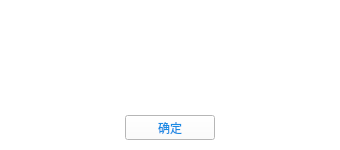
<?xml version="1.0" encoding="UTF-8"?>
<ui version="4.0">
 <class>UIMessageTip</class>
 <widget class="QWidget" name="UIMessageTip">
  <property name="geometry">
   <rect>
    <x>0</x>
    <y>0</y>
    <width>340</width>
    <height>150</height>
   </rect>
  </property>
  <property name="sizePolicy">
   <sizepolicy hsizetype="Expanding" vsizetype="Expanding">
    <horstretch>0</horstretch>
    <verstretch>0</verstretch>
   </sizepolicy>
  </property>
  <property name="minimumSize">
   <size>
    <width>340</width>
    <height>150</height>
   </size>
  </property>
  <property name="maximumSize">
   <size>
    <width>340</width>
    <height>150</height>
   </size>
  </property>
  <property name="windowTitle">
   <string>消息提示</string>
  </property>
  <layout class="QGridLayout" name="gridLayout_2">
   <property name="margin">
    <number>0</number>
   </property>
   <property name="spacing">
    <number>0</number>
   </property>
   <item row="0" column="0">
    <widget class="QWidget" name="widget_bg" native="true">
     <property name="styleSheet">
      <string notr="true">background-color: rgb(255, 255, 255);</string>
     </property>
     <layout class="QVBoxLayout" name="verticalLayout">
      <property name="spacing">
       <number>0</number>
      </property>
      <property name="margin">
       <number>0</number>
      </property>
      <item>
       <widget class="QWidget" name="widget_2" native="true">
        <property name="styleSheet">
         <string notr="true">background-color: #FFFFFF;</string>
        </property>
        <layout class="QGridLayout" name="gridLayout">
         <item row="1" column="0">
          <widget class="QLabel" name="m_tipContent">
           <property name="layoutDirection">
            <enum>Qt::LeftToRight</enum>
           </property>
           <property name="styleSheet">
            <string notr="true">color: #333333;</string>
           </property>
           <property name="text">
            <string/>
           </property>
           <property name="alignment">
            <set>Qt::AlignCenter</set>
           </property>
           <property name="wordWrap">
            <bool>true</bool>
           </property>
          </widget>
         </item>
         <item row="0" column="0">
          <spacer name="verticalSpacer">
           <property name="orientation">
            <enum>Qt::Vertical</enum>
           </property>
           <property name="sizeType">
            <enum>QSizePolicy::Fixed</enum>
           </property>
           <property name="sizeHint" stdset="0">
            <size>
             <width>20</width>
             <height>20</height>
            </size>
           </property>
          </spacer>
         </item>
         <item row="2" column="0">
          <spacer name="verticalSpacer_2">
           <property name="orientation">
            <enum>Qt::Vertical</enum>
           </property>
           <property name="sizeType">
            <enum>QSizePolicy::Fixed</enum>
           </property>
           <property name="sizeHint" stdset="0">
            <size>
             <width>20</width>
             <height>20</height>
            </size>
           </property>
          </spacer>
         </item>
        </layout>
       </widget>
      </item>
      <item>
       <widget class="QWidget" name="widget" native="true">
        <property name="maximumSize">
         <size>
          <width>16777215</width>
          <height>45</height>
         </size>
        </property>
        <property name="styleSheet">
         <string notr="true">background-color: #e9e9e9;</string>
        </property>
        <layout class="QGridLayout" name="gridLayout_3">
         <property name="margin">
          <number>0</number>
         </property>
         <property name="spacing">
          <number>0</number>
         </property>
         <item row="0" column="0">
          <widget class="QWidget" name="widget_1" native="true">
           <property name="styleSheet">
            <string notr="true">background-color: rgb(255, 255, 255);</string>
           </property>
           <layout class="QHBoxLayout" name="horizontalLayout" stretch="0,0,0">
            <property name="spacing">
             <number>0</number>
            </property>
            <property name="margin">
             <number>0</number>
            </property>
            <item>
             <spacer name="horizontalSpacer">
              <property name="orientation">
               <enum>Qt::Horizontal</enum>
              </property>
              <property name="sizeHint" stdset="0">
               <size>
                <width>40</width>
                <height>20</height>
               </size>
              </property>
             </spacer>
            </item>
            <item>
             <widget class="QToolButton" name="m_btnOk">
              <property name="minimumSize">
               <size>
                <width>90</width>
                <height>25</height>
               </size>
              </property>
              <property name="styleSheet">
               <string notr="true">QToolButton{
	border-image: url(:/Resources/Image/btn_normal.png);
	color: #1a8ce4;
}
QToolButton:hover{
	border-image: url(:/Resources/Image/btn_over.png);
	color: rgb(255, 255, 255);
}
QToolButton:pressed{
	border-image: url(:/Resources/Image/btn_over.png);
	color: rgb(255, 255, 255);
}
</string>
              </property>
              <property name="text">
               <string>确定</string>
              </property>
             </widget>
            </item>
            <item>
             <spacer name="horizontalSpacer_2">
              <property name="orientation">
               <enum>Qt::Horizontal</enum>
              </property>
              <property name="sizeType">
               <enum>QSizePolicy::Expanding</enum>
              </property>
              <property name="sizeHint" stdset="0">
               <size>
                <width>40</width>
                <height>20</height>
               </size>
              </property>
             </spacer>
            </item>
           </layout>
          </widget>
         </item>
        </layout>
       </widget>
      </item>
     </layout>
    </widget>
   </item>
  </layout>
 </widget>
 <layoutdefault spacing="6" margin="11"/>
 <resources/>
 <connections/>
</ui>
